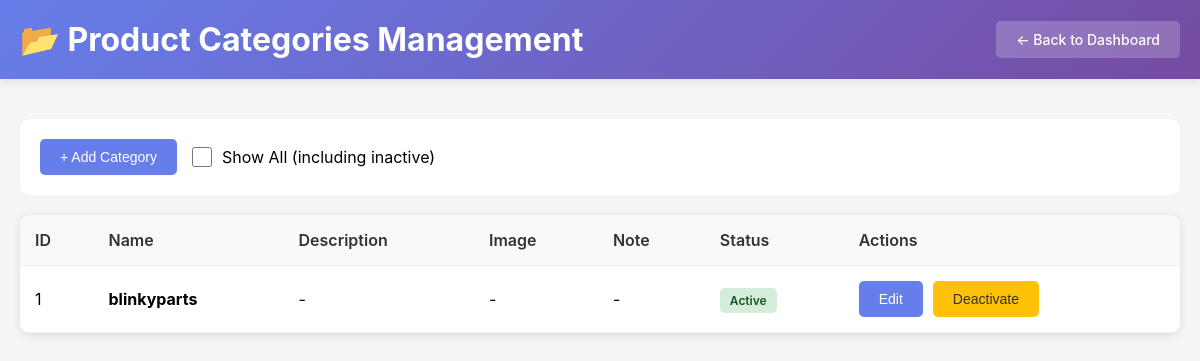
Page /admin/product-categories (signed in) on the committed database.
### tables this page shows
CREATE TABLE "productCategories" (
                productCategoryId INTEGER PRIMARY KEY,
                name TEXT NOT NULL,
                description TEXT,
                image TEXT,
                note TEXT,
                active INTEGER NOT NULL DEFAULT 1
            );

### src/admin.py (the view)
@admin_bp.route('/product-categories')
@require_admin
def product_categories():
    conn = get_db_connection()
    show_all = request.args.get('show_all', 'false') == 'true'
    if show_all:
        categories = conn.execute('SELECT * FROM productCategories ORDER BY name').fetchall()
    else:
        categories = conn.execute('SELECT * FROM productCategories WHERE active = 1 ORDER BY name').fetchall()
    conn.close()
    return render_template('admin_product_categories.html', categories=categories, show_all=show_all)

### src/admin.py (called while the page is built)
def require_admin(f):
    @wraps(f)
    def decorated_function(*args, **kwargs):
        if not session.get('admin_authenticated'):
            return redirect(url_for('admin_login'))
        return f(*args, **kwargs)
    return decorated_function

def get_db_connection():
    from app import DB_NAME
    db_path = PROJECT_ROOT / 'db' / DB_NAME
    conn = sqlite3.connect(str(db_path))
    conn.row_factory = sqlite3.Row
    return conn

### templates/admin_product_categories.html (shortened to what this page needs)
<!DOCTYPE html>
<html lang="en">
<head>
</head>
<body>
    <div class="header">
        <div class="header-content">
            <h1>📂 Product Categories Management</h1>
            <div>
                <a href="/admin" class="btn btn-secondary">← Back to Dashboard</a>
            </div>
        </div>
    </div>
    <div class="container">
        <div class="toolbar">
            <button class="btn btn-primary" onclick="openAddModal()">+ Add Category</button>
            <div class="toggle">
                <input type="checkbox" id="showAll" {% if show_all %}checked{% endif %}
                       onchange="toggleShowAll(this)">
                <label for="showAll">Show All (including inactive)</label>
            </div>
        </div>
        <div class="table-container">
            <table>
                <thead>
                    <tr>
                        <th>ID</th>
                        <th>Name</th>
                        <th>Description</th>
                        <th>Image</th>
                        <th>Note</th>
                        <th>Status</th>
                        <th>Actions</th>
                    </tr>
                </thead>
                <tbody id="categoriesTableBody">
                    {% for category in categories %}
                    <tr>
                        <td>{{ category.productCategoryId }}</td>
                        <td><strong>{{ category.name }}</strong></td>
                        <td>{{ category.description or '-' }}</td>
                        <td>
                            {% if category.image %}
                            <img src="{{ category.image }}" alt="{{ category.name }}" class="image-preview">
                            {% else %}
                            -
                            {% endif %}
                        </td>
                        <td>{{ category.note or '-' }}</td>
                        <td>
                            {% if category.active %}
                            <span class="badge badge-active">Active</span>
                            {% else %}
                            <span class="badge badge-inactive">Inactive</span>
                            {% endif %}
                        </td>
                        <td>
                            <div class="actions">
                                <button class="btn btn-primary" onclick="openEditModal({{ category.productCategoryId }})">Edit</button>
                                {% if category.active %}
                                <button class="btn btn-warning" onclick="toggleActive({{ category.productCategoryId }}, true)">Deactivate</button>
                                {% else %}
                                <button class="btn btn-success" onclick="toggleActive({{ category.productCategoryId }}, false)">Activate</button>
                                {% endif %}
                            </div>
                        </td>
                    </tr>
                    {% endfor %}
                </tbody>
            </table>
        </div>
    </div>
</body>
</html>

### templates/admin_product_categories.html (style rules this page uses)
* { margin: 0; padding: 0; box-sizing: border-box; }
body { font-family: -apple-system, BlinkMacSystemFont, 'Segoe UI', Roboto, Oxygen, Ubuntu, Cantarell, sans-serif; background: #f5f5f5; }
.header { background: linear-gradient(135deg, #667eea 0%, #764ba2 100%); color: white; padding: 20px; box-shadow: 0 2px 10px rgba(0, 0, 0, 0.1); }
.header-content { max-width: 1200px; margin: 0 auto; display: flex; justify-content: space-between; align-items: center; }
.btn { padding: 10px 20px; border: none; border-radius: 5px; cursor: pointer; font-size: 14px; font-weight: 500; text-decoration: none; display: inline-block; transition: transform 0.2s; }
.btn-secondary { background: rgba(255, 255, 255, 0.2); color: white; }
.btn-primary { background: #667eea; color: white; }
.btn-warning { background: #ffc107; color: #333; }
.container { max-width: 1200px; margin: 40px auto; padding: 0 20px; }
.toolbar { background: white; padding: 20px; border-radius: 10px; margin-bottom: 20px; display: flex; gap: 15px; align-items: center; }
.table-container { background: white; border-radius: 10px; overflow: hidden; box-shadow: 0 2px 10px rgba(0, 0, 0, 0.1); }
table { width: 100%; border-collapse: collapse; }
th, td { padding: 15px; text-align: left; border-bottom: 1px solid #eee; }
th { background: #f8f9fa; font-weight: 600; color: #333; }
.badge { padding: 5px 10px; border-radius: 5px; font-size: 12px; font-weight: 600; }
.badge-active { background: #d4edda; color: #155724; }
.toggle { display: flex; align-items: center; gap: 10px; }
.toggle input[type="checkbox"] { width: 20px; height: 20px; }
.actions { display: flex; gap: 10px; }

### rows in the picture
productCategories: productCategoryId "1", name "blinkyparts", description "-", note "-", active "Active"
